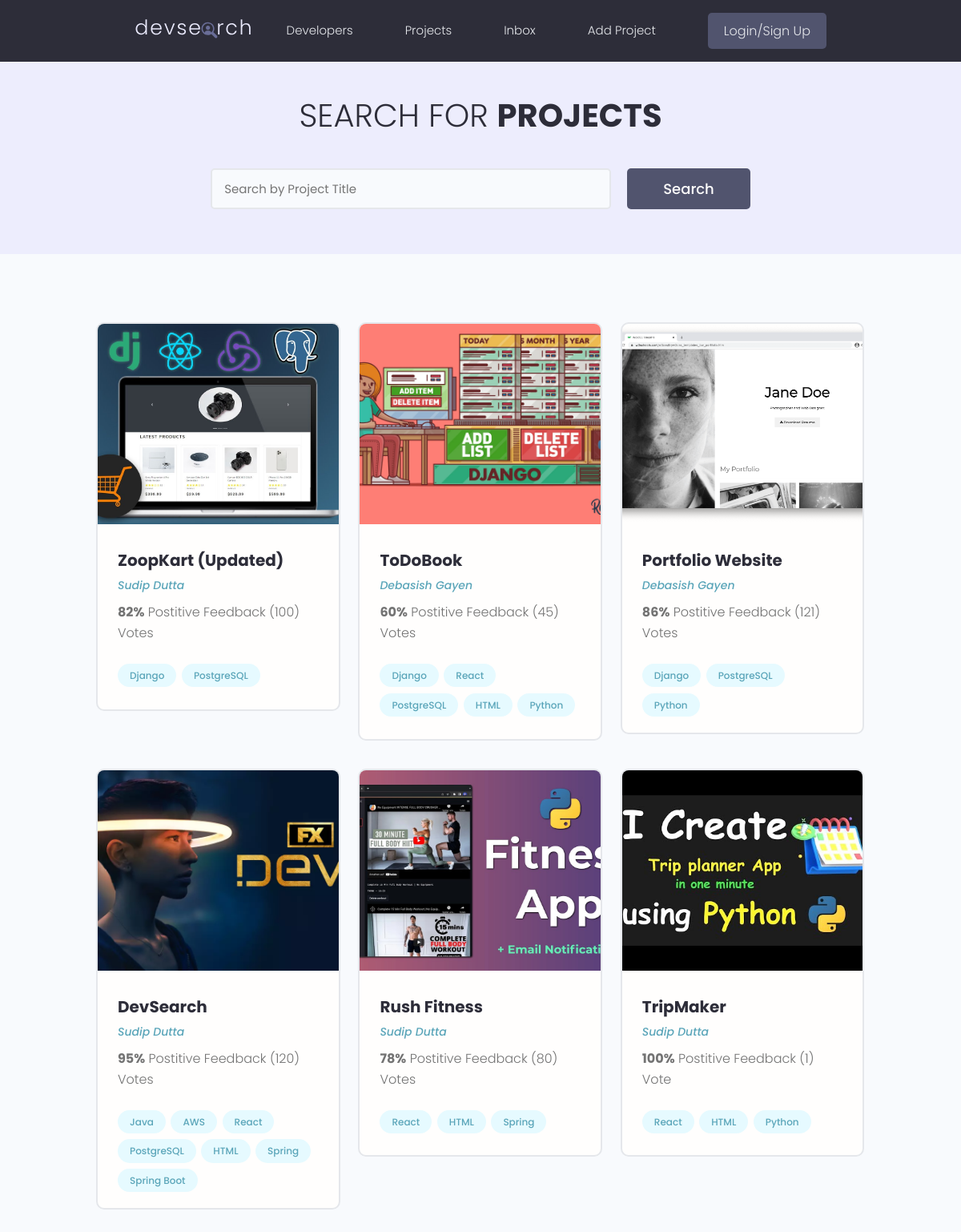
/projects/, run on the app's committed database.
### projects/models.py (models this page shows, shortened)
class Project(models.Model):
    owner = models.ForeignKey(Profile , null=True , blank=True , on_delete=models.SET_NULL)
    id = models.UUIDField(default=uuid.uuid4,unique=True,primary_key=True)
    title = models.CharField(max_length=200)
    description = models.TextField (null=True , blank=True)
    featured_image = models.ImageField(null=True , blank=True , default="default.jpg")
    demo_link = models.CharField(max_length=2000, null=True , blank=True )
    source_link = models.CharField(max_length=200 , null=True , blank=True)
    tags = models.ManyToManyField('Tag' , blank=True)
    vote_total = models.IntegerField(default=0 , blank=True , null=True)
    vote_ratio = models.IntegerField(default=0 , blank=True , null=True)
    created = models.DateTimeField(auto_now_add=True)

class Tag(models.Model):
    name = models.CharField(max_length=200,unique=True)
    created = models.DateTimeField(auto_now_add=True)
    id = models.UUIDField(default=uuid.uuid4,unique=True,primary_key=True,editable=True)
    def __str__(self):
        return self.name

### users/models.py (models this page shows, shortened)
class Profile(models.Model):
    user = models.OneToOneField(User , on_delete=models.CASCADE , null=True , blank=True)
    name = models.CharField(max_length=200 , blank=True ,null=True)
    username = models.CharField(max_length=200 , blank=True ,null=True)
    email = models.EmailField(max_length=500 , blank=True ,null=True)
    location = models.CharField(max_length=200 , blank=True ,null=True)
    short_intro = models.CharField(max_length=200 , blank=True ,null=True)
    bio = models.TextField(blank=True ,null=True)
    profile_image = models.ImageField(null=True, blank=True, upload_to='profiles/', default="profiles/user-default_YS9Vr6e.png")
    social_github = models.CharField(max_length=200 , blank=True ,null=True)
    social_twitter = models.CharField(max_length=200 , blank=True ,null=True)
    social_linkdin = models.CharField(max_length=200 , blank=True ,null=True)
    social_youtube = models.CharField(max_length=200 , blank=True ,null=True)
    social_instagram = models.CharField(max_length=200 , blank=True ,null=True)
    social_website = models.CharField(max_length=200 , blank=True ,null=True)
    created = models.DateTimeField(auto_now_add=True)
    id = models.UUIDField(default=uuid.uuid4, unique=True, primary_key=True, editable=False)

### projects/views.py (the view)
# urls.py: path('projects/', include('projects.urls')),
def projects(request):
    projects = Project.objects.all()
    context = {
        'projects': projects
    }
    return render(request , 'projects/projects.html' , context)

### projects/templates/projects/projects.html (shortened to what this page needs)
{% extends 'main.html' %} {% block content%}
<body>
  <main class="projects">
    <section class="hero-section text-center">
      <div class="container container--narrow">
        <div class="hero-section__box">
          <h2>Search for <span>Projects</span></h2>
        </div>
        <div class="hero-section__search">
          <form class="form" action="#" method="get">
            <div class="form__field">
              <input
                class="input input--text"
                id="formInput#search"
                type="text"
                name="text"
                placeholder="Search by Project Title"
              />
            </div>
            <input class="btn btn--sub btn--lg" type="submit" value="Search" />
          </form>
        </div>
      </div>
    </section>
    <section class="projectsList">
      <div class="container">
        <div class="grid grid--three">
          {% for project in projects %}
          <div class="column">
            <div class="card project">
              <a href="{% url 'project' project.id %}" class="project">
                <img class="project__thumbnail" src="{{ project.featured_image.url }}" alt="project thumbnail" />
                <div class="card__body">
                  <h3 class="project__title">{{project.title}}</h3>
                  <p>
                    {% if project.owner %}
                    <a class="project__author" href="{% url 'user-profile' project.owner.id %}">
                      {{ project.owner.name }}
                    </a>
                    {% else %}
                    <span class="project__author">Anonymous</span>
                    {% endif %}
                  </p>
                  <p class="project--rating">
                    <span style="font-weight: bold">{{project.vote_ratio}}%</span> Postitive Feedback
                    ({{project.vote_total}}) Vote{{project.vote_total | pluralize:"s"}}
                  </p>
                  <div class="project__tags">
                    {% for tag in project.tags.all%}
                    <span class="tag tag--pill tag--main">
                      <small>{{tag}}</small>
                    </span>
                    {% endfor %}
                  </div>
                </div>
              </a>
            </div>
          </div>
          {% endfor %}
        </div>
      </div>
    </section>
  </main>
  {% endblock content%}

### templates/main.html (shortened to what this page needs)
<!DOCTYPE html>
{% load static %}
<html lang="en">
  <head>
    <link rel="stylesheet" href="https://cdn.iconmonstr.com/1.3.0/css/iconmonstr-iconic-font.min.css" />
    <link rel="stylesheet" href="{% static 'uikit/styles/uikit.css' %}" />
    <link rel="stylesheet" href="{% static 'styles/app.css' %}" />
  </head>
  <body>
    {% include 'navbar.html'%} {% block content%} {%endblock content%}
  </body>
</html>

### templates/navbar.html (shortened to what this page needs)
{% load static %}
<header class="header">
  <div class="container container--narrow">
    <a href="{% url 'profiles' %}" class="header__logo">
      <img src="{% static 'images/logo.svg' %}" alt="DevSearch Logo" />
    </a>
    <nav class="header__nav">
      <ul class="header__menu">
        <li class="header__menuItem"><a href="{% url 'profiles' %}">Developers</a></li>
        <li class="header__menuItem"><a href="{% url 'projects' %}">Projects</a></li>
        <li class="header__menuItem"><a href="">Inbox</a></li>
        <li class="header__menuItem"><a href="{% url 'create-project' %}">Add Project</a></li>
        <li class="header__menuItem"><a href="" class="btn btn--sub">Login/Sign Up</a></li>
      </ul>
    </nav>
  </div>
</header>

### static/styles/app.css (style rules this page uses)
:root { --color-sub: #2d2d39; }
.btn--sub { background-color: var(--color-sub-light); }
.card { border: 2px solid var(--color-light); }
img { width: 100%; }
.header { position: sticky; z-index: 111; background-color: var(--color-sub); padding: 1.5rem 0; }
.header > .container { display: flex; justify-content: space-between; align-items: center; }
.header__logo > img { height: 3.8rem; }
.header__nav > ul { display: inline-flex; align-items: center; list-style: none; gap: 6.5rem; }
.header__menuItem > a { color: var(--color-light); font-weight: 300; }
.hero-section { height: 40vh; display: flex; align-items: center; background-color: var(--color-sub); }
.hero-section__box { margin-bottom: 4rem; }
.hero-section__box > h2, .hero-section__box > h2 > span { font-size: 4rem; color: var(--color-light); line-height: 1.3; text-transform: uppercase; }
.hero-section__box > h2 { font-weight: 300; }
.hero-section__box > h2 > span { font-weight: 700; }
.hero-section__search > .form { display: flex; align-items: center; justify-content: center; gap: 2rem; }
.hero-section__search > .form input.input--text { width: 50rem; }
.project__author { font-size: 1.4rem; font-style: italic; }
.project--rating { margin-bottom: 1.6em; margin-top: .5em; }
.projects > .hero-section { background: var(--color-sub-lighter); height: 30vh; }
.projects .hero-section__box { margin-bottom: 2.5rem; }
.projects .hero-section__box > h2 { color: var(--color-sub); }
.projects .hero-section__box > h2 > span { font-weight: 700; color: var(--color-sub); }
.projectsList { margin-top: 8rem; }
.project__thumbnail { height: 25rem; object-fit: cover; object-position: top center; }
.project__title { font-size: 2rem; font-weight: 700; color: var(--color-sub); }

### static/uikit/styles/modules/_variables.css (style rules this page uses)
:root { --color-main: #5aa5b9; --color-main-light: #e6faff; --color-sub: #3f4156; --color-sub-light: #51546e; --color-sub-lighter: #ededfd; --color-text: #737373; --color-gray: #8b8b8b; --color-light: #e5e7eb; --color-light-gray: #767676; --color-bg: #f8fafd; --color-white: #fffefd; --color-white-light: #f3f3f3; --color-success: #359e64; --color-success-bg: #def8e8; --color-error: #fc4b0b; --color-error-bg: #fff2ee; --font-base: 'Poppins', arial, helvetica, 'Segoe UI', roboto, ubuntu, sans-serif; --font-monospace: 'Fira Code', 'Courier New', courier, monospace; --font-regular: 300; --font-medium: 500; --font-bold: 700; --generic-shadow: 1px 1px 5px #00000010; --generic-transition: all 0.3s ease-in-out; }

### static/uikit/styles/modules/_base.css (style rules this page uses)
* { margin: 0; padding: 0; box-sizing: border-box; text-rendering: optimizeLegibility; color: inherit; font-size: inherit; }
html { font-size: 50%; }
@media only screen and (min-width: 480px) { html { font-size: 56.25%; } }
@media only screen and (min-width: 1200px) { html { font-size: 62.5%; } }
body { line-height: 1.6; font-weight: 400; font-size: 1.5rem; color: var(--color-text); background-color: var(--color-bg); min-height: 100vh; }

### static/uikit/styles/modules/_typography.css (style rules this page uses)
* { font-family: var(--font-base); }
h2 { font-size: 3.6rem; font-weight: var(--font-bold); }
h3 { font-size: 3.2rem; font-weight: var(--font-medium); }
p, span, strong { font-size: 1.6rem; color: var(--color-text); font-weight: var(--font-regular); }
a { padding-bottom: 2px; text-decoration: none; display: inline-block; color: var(--color-main); font-weight: var(--font-medium); }

### static/uikit/styles/modules/_utilities.css (style rules this page uses)
.container { width: 92%; max-width: 165rem; margin: 0 auto; box-sizing: border-box; }
.container--narrow { width: 92%; max-width: 120rem; }
@media screen and (min-width: 1000px) { .container { width: 90%; } }
@media screen and (min-width: 1000px) { .container--narrow { width: 85%; } }
@media screen and (min-width: 1200px) { .container { width: 80%; } }
@media screen and (min-width: 1200px) { .container--narrow { width: 72%; } }
.text-center { text-align: center; }

### static/uikit/styles/modules/_button.css (style rules this page uses)
.btn { display: inline-block; position: relative; cursor: pointer; background-color: var(--color-light); font-weight: var(--font-medium); color: var(--color-sub); text-decoration: none; padding: 1rem 2rem; border-radius: 0.5rem; border: none; width: -webkit-fit-content; width: -moz-fit-content; width: fit-content; height: -webkit-fit-content; height: -moz-fit-content; height: fit-content; font-size: 1.6rem; outline-width: 0; outline-color: transparent; -webkit-backface-visibility: hidden; backface-visibility: hidden; transition: all 0.3s ease-in-out; }
.btn--sub { background-color: var(--color-sub); color: var(--color-white); }
.btn--lg { font-size: 1.8rem; padding: 1.2rem 4.5rem; }

### data on the page
Project: featured_image (picture), title "ZoopKart (Updated)", owner.name "Sudip Dutta", vote_ratio "82", vote_total "100", vote_total|pluralize "s"
Tag: name "Django"
Tag: name "PostgreSQL"
Project: featured_image (picture), title "ToDoBook", owner.name "Debasish Gayen", vote_ratio "60", vote_total "45", vote_total|pluralize "s"
Tag: name "React"
Tag: name "HTML"
Tag: name "Python"
Project: featured_image (picture), title "Portfolio Website", owner.name "Debasish Gayen", vote_ratio "86", vote_total "121", vote_total|pluralize "s"
Project: featured_image (picture), title "DevSearch", owner.name "Sudip Dutta", vote_ratio "95", vote_total "120", vote_total|pluralize "s"
Tag: name "Java"
Tag: name "AWS"
Tag: name "Spring"
Tag: name "Spring Boot"
Project: featured_image (placeholder picture), title "Rush Fitness", owner.name "Sudip Dutta", vote_ratio "78", vote_total "80", vote_total|pluralize "s"
Project: featured_image (placeholder picture), title "TripMaker", owner.name "Sudip Dutta", vote_ratio "100", vote_total "1"
